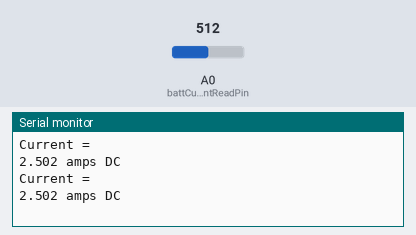
The sketch below on a simulated Arduino Uno, built with avr-gcc and run on an emulated ATmega328P. On the bench: the last lines printed to the serial monitor. The test bench sets the inputs (shaded band); at power-on: A0 (battCurrentReadPin) = 512.

Above: at 2.3 s.
2.4 s: A0 (battCurrentReadPin) set to 716
At 3.4 s:
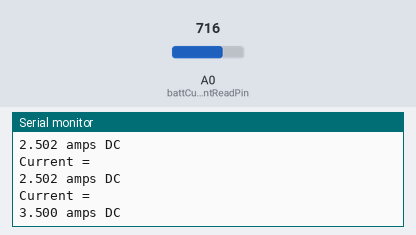
4.5 s: A0 (battCurrentReadPin) set to 900
At 5.7 s:
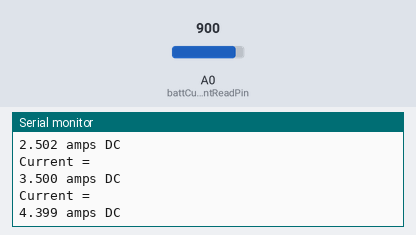
Timing chart, 0 to 7.5 s (numbered marks = the images above; inputs shaded):
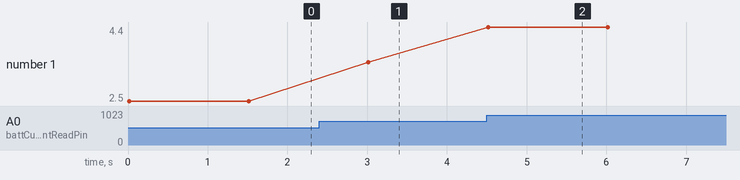

Measured:
- after the input at 2.4 s, the serial monitor: prints a new line after 0.61 s (image 1)
- after the input at 4.5 s, the serial monitor: prints a new line at once (image 2)
- plotted number 1: 2.5 → 3.5 after the input at 2.4 s, 3.5 → 4.4 after the input at 4.5 s

The sketch:

MAX471_test.ino
```cpp
const int battCurrentReadPin = A0;

int rawCurrentValue = 0;
float battCurrent = 0;

void setup() {
  pinMode(battCurrentReadPin, INPUT);
  Serial.begin(9600);
}

void loop() {
  rawCurrentValue = analogRead(battCurrentReadPin);
  battCurrent = (rawCurrentValue / 1023.0)*5; //ADC reading scaled

  Serial.println("Current = ");
  Serial.print(battCurrent, 3);
  Serial.println(" amps DC");

  delay(1500);
}
```
